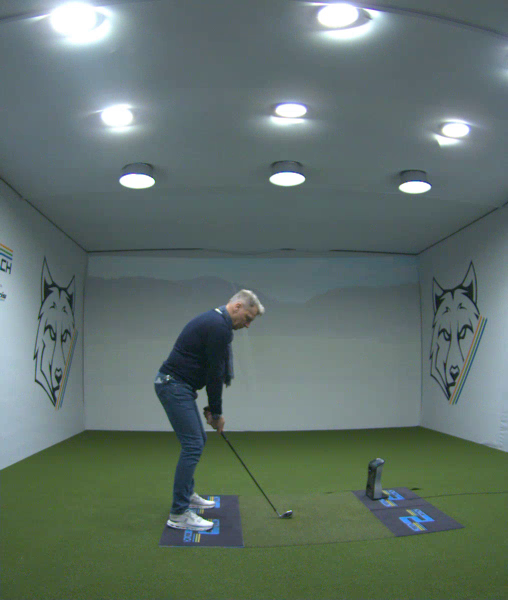
#> input picture frame 36 of Task_2/video/downtheline.mp4, 1016 x 1200 px, given in place of m2c-iOS-125-1765434410162.mp4, which was not available (shown at 1/2 size)
$ python optimised_detector.py
#> lines starting #> are read from the running program, lines starting #| are printed output that depends on the picture; after the words box and inside, x2 and y2 are one past the last pixel; in counts of white or black regions, pixels touching at a corner belong together; pictures that were not available may be replaced by others from this repository, and a replacement may not be noted
import cv2, numpy as np
import time

WHITE_THR = 170
SEARCH_R = 40
MOVE_THR = 6

def detect_ball(img):
    gray = cv2.cvtColor(img, cv2.COLOR_BGR2GRAY)
    gray = cv2.GaussianBlur(gray, (7, 7), 0)
    _, thresholded_img = cv2.threshold(gray, WHITE_THR, 255, cv2.THRESH_BINARY)

    cnts, _ = cv2.findContours(thresholded_img, cv2.RETR_EXTERNAL, cv2.CHAIN_APPROX_SIMPLE)
    best, best_score = None, -1

    for c in cnts:
        a = cv2.contourArea(c)
        if not (5 < a < 400):
            continue
        p = cv2.arcLength(c, True)
        if p == 0:
            continue
        circ = 4 * np.pi * a / (p * p)
        (x, y), r = cv2.minEnclosingCircle(c)
        if not (2 < r < 20):
            continue
        score = circ + 0.001 * gray[int(y), int(x)]
        if score > best_score:
            best_score = score
            best = (int(x), int(y))
    return best


cap = cv2.VideoCapture("Task_1/m2c-iOS-125-1765434410162.mp4")
w = int(cap.get(cv2.CAP_PROP_FRAME_WIDTH))
h = int(cap.get(cv2.CAP_PROP_FRAME_HEIGHT))

ret, frame = cap.read()
#> frame is the input picture: shape (1200, 1016, 3); mean B, G, R 105.5, 112.4, 96.1
roi = frame[h//2:, :]
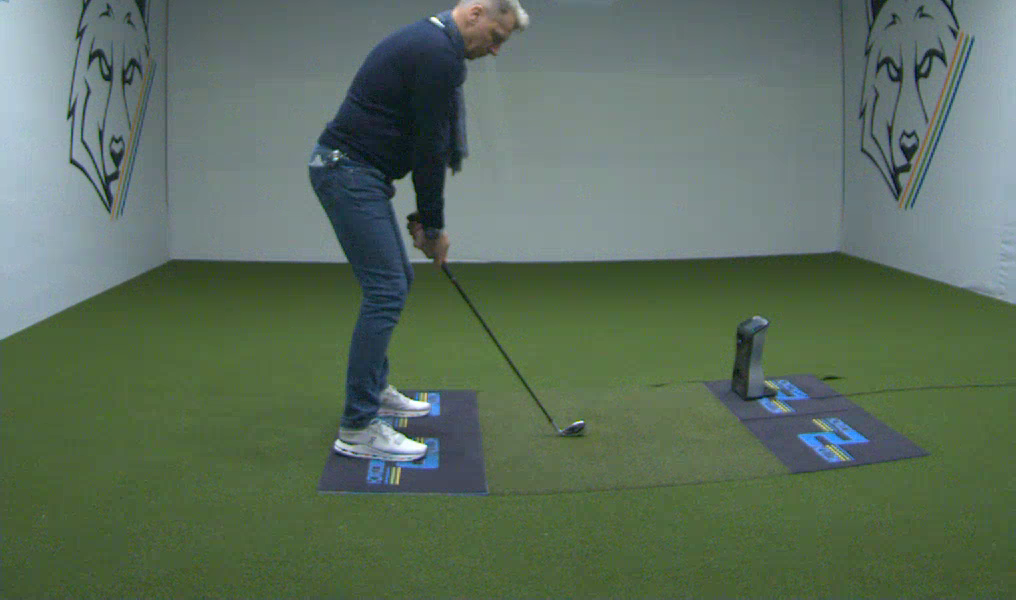
#> roi: shape (600, 1016, 3); mean B, G, R 92.5, 110.1, 92
p = detect_ball(roi)
#> in detect_ball, `gray = cv2.cvtColor(img, cv2.COLOR_BGR2GRAY)`:
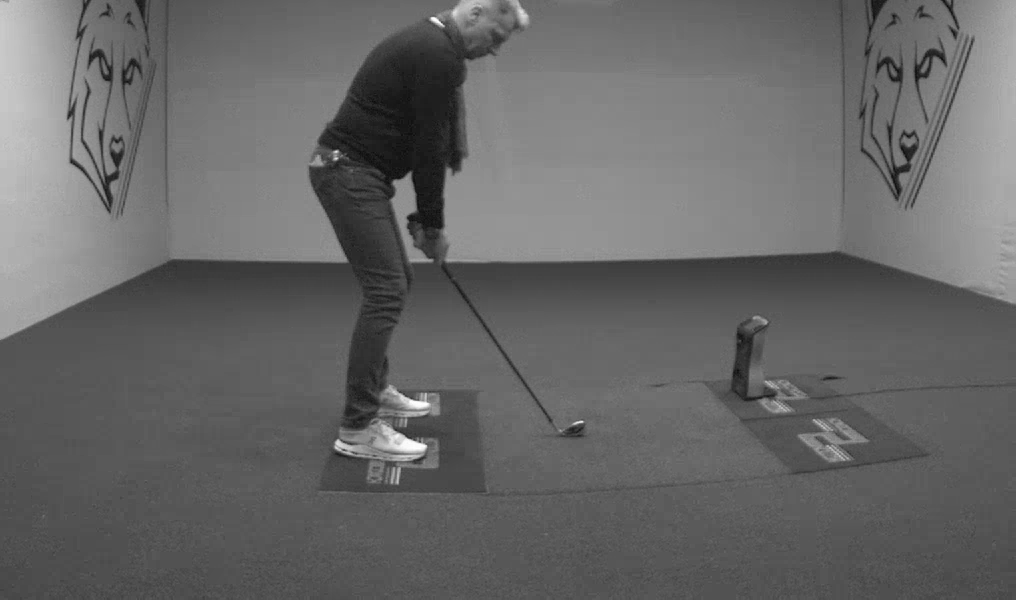
#> gray: shape (600, 1016); min 11, max 255, mean 102.6
#> in detect_ball, `_, thresholded_img = cv2.threshold(gray, WHITE_THR, 255, cv2.THRESH_BI..`:
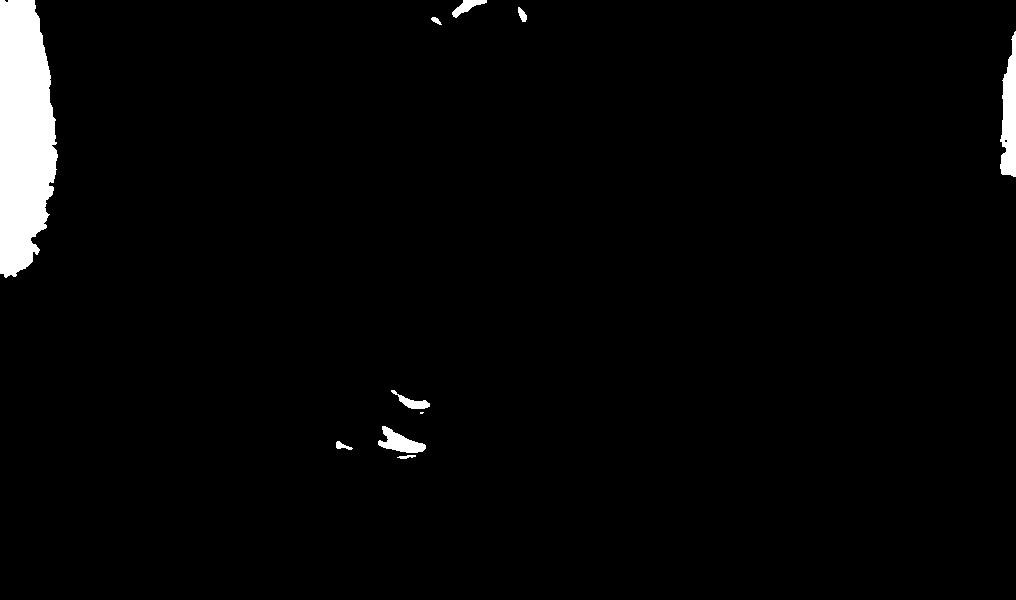
#> thresholded_img: shape (600, 1016); 2.6% white; 10 white regions (1 under 20 px)
#> in detect_ball, `cnts, _ = cv2.findContours(thresholded_img, cv2.RETR_EXTERNAL, cv2.CHA..`: cnts = 10 contours, 1 with area under 20; largest, box (x1, y1, x2, y2) and area: (0, 0, 58, 278) 12404, (1000, 31, 1016, 177) 1474, (378, 426, 426, 453) 585, (452, 0, 487, 18) 224, (391, 390, 430, 409) 220
#> the loop in detect_ball, `for c in cnts:` made 10 passes
#> (a, p, circ, x, y, r, score, best_score) on pass 8: (65, 36.97, 0.598, 521.5, 14, 7.83, 0.799, 0.799)
#> (a, p, circ, x, y, r, score, best_score) on passes 1, 2, 7: (27.5, 39.9, 0.217, 406, 456, 9.06, 0.396, 0.396), (56.5, 42.38, 0.395, 344, 445, 8.54, 0.58, 0.58), (33.5, 27.56, 0.554, 436, 21, 5.83, 0.771, 0.771)
#> after the loop in detect_ball, `for c in cnts:`: best_score = 0.799
#> p = (521, 14)

if p is None:
    raise RuntimeError("Ball not found")

p = (p[0], p[1] + h//2)
#> p = (521, 614)
initial = p
#> initial = (521, 614)
impact = None
i = 0

cap.set(cv2.CAP_PROP_POS_FRAMES, 0)

start_time = time.time()

while True:
    ret, frame = cap.read()
    if not ret:
        break

    x, y = p
#> x = 521; y = 614
    x1, y1 = max(0, x-SEARCH_R), max(h//2, y-SEARCH_R)
#> x1 = 481; y1 = 600
    x2, y2 = min(w, x+SEARCH_R), min(h, y+SEARCH_R)
#> x2 = 561; y2 = 654

    crop = frame[y1:y2, x1:x2]
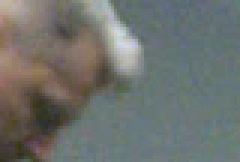
#> crop: shape (54, 80, 3) (shown 3 times larger); mean B, G, R 109.5, 113.6, 109.9
    c = detect_ball(crop)
#> in detect_ball (call 2), `gray = cv2.cvtColor(img, cv2.COLOR_BGR2GRAY)`:
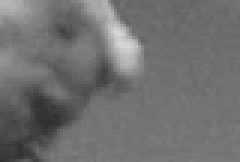
#> gray: shape (54, 80) (shown 3 times larger); min 45, max 217, mean 112
#> in detect_ball (call 2), `_, thresholded_img = cv2.threshold(gray, WHITE_THR, 255, cv2.THRESH_BI..`:
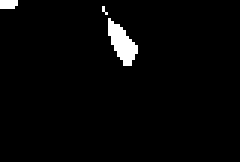
#> thresholded_img: shape (54, 80) (shown 3 times larger); 2.4% white; 3 white regions (2 under 20 px)
#> in detect_ball (call 2), `cnts, _ = cv2.findContours(thresholded_img, cv2.RETR_EXTERNAL, cv2.CHA..`: cnts = 3 contours, 2 with area under 20; largest, box (x1, y1, x2, y2) and area: (36, 6, 46, 22) 68
#> the loop in detect_ball (call 2), `for c in cnts:` made 3 passes
#> (a, p, circ, x, y, r, score, best_score) on passes 1, 3: (67.5, 39.21, 0.552, 39.5, 13.5, 8.28, 0.752, 0.752), (9.5, 13.41, 0.663, 2.5, 1, 2.69, 0.841, 0.841)
#> (c, a) on pass 2: ([[34, 2], [34, 3], [35, 4], [34, 3]], 0)
#> after the loop in detect_ball (call 2), `for c in cnts:`: best_score = 0.841
#> c = (2, 1)

    if c is not None:
        p = (c[0] + x1, c[1] + y1)
#> p = (483, 601)

    d = np.hypot(p[0] - initial[0], p[1] - initial[1])
#> d = 40.16

    if d > MOVE_THR and impact is None:
        impact = frame.copy()
        impact_time = time.time() - start_time
        print(f"Impact detected in frame {i} in {impact_time:.4f} seconds")

    i += 1

cap.release()

if impact is not None:
    cv2.imwrite("Task_1/output/impact_frame.png", impact)

$ run again, starting later in the video
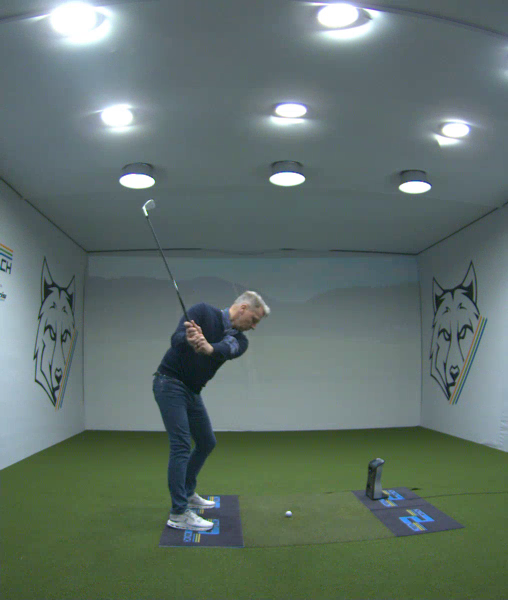
#> input picture frame 162 of Task_2/video/downtheline.mp4, 1016 x 1200 px, given in place of m2c-iOS-125-1765434410162.mp4, which was not available (shown at 1/2 size)
#> frame is the input picture: shape (1200, 1016, 3); mean B, G, R 105.5, 112.2, 96
#> in detect_ball, `_, thresholded_img = cv2.threshold(gray, WHITE_THR, 255, cv2.THRESH_BI..`:
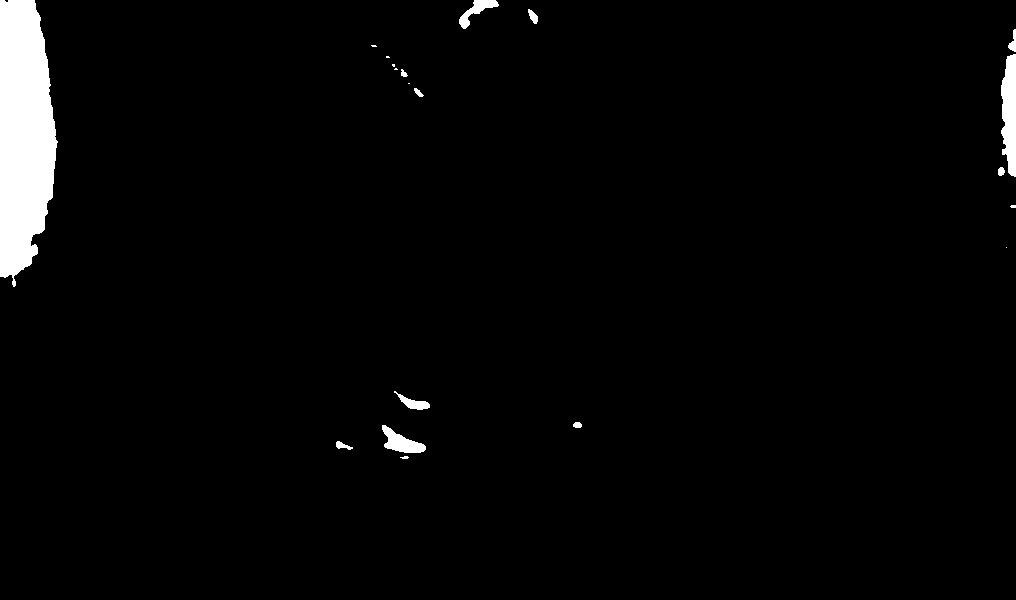
#> thresholded_img: shape (600, 1016); 2.6% white; 20 white regions (8 under 20 px)
#> cnts = 20 contours, 8 with area under 20; largest, box (x1, y1, x2, y2) and area: (0, 0, 58, 287) 12472, (1001, 54, 1016, 177) 1313, (382, 425, 426, 453) 554, (459, 0, 499, 29) 356, (394, 391, 430, 410) 216
#> the loop in detect_ball, `for c in cnts:` made 20 passes
#> (a, p, circ, x, y, r, score, best_score) on passes 1, 2, 4: (10, 17.66, 0.403, 404, 457, 4, 0.581, 0.581), (58.5, 42.38, 0.409, 344, 445, 8.54, 0.599, 0.599), (34, 22.49, 0.845, 577, 425, 4.12, 1.07, 1.07)
#> after the loop in detect_ball, `for c in cnts:`: best_score = 1.07
#> `p = detect_ball(roi)`: p = (577, 425)
#> `p = (p[0], p[1] + h//2)`: p = (577, 1025)
#> `x, y = p`: x = 577; y = 1025
#> x1 = 537; y1 = 985
#> x2 = 617; y2 = 1065
#> in detect_ball (call 2), `gray = cv2.cvtColor(img, cv2.COLOR_BGR2GRAY)`:
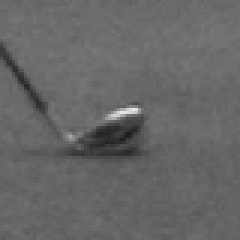
#> gray: shape (80, 80) (shown 3 times larger); min 28, max 234, mean 102.3
#> thresholded_img: shape (80, 80); every value is 0
#> cnts = []
#> after the loop in detect_ball (call 2), `for c in cnts:`: best_score = -1
#> d = 0

$ run again, starting later in the video
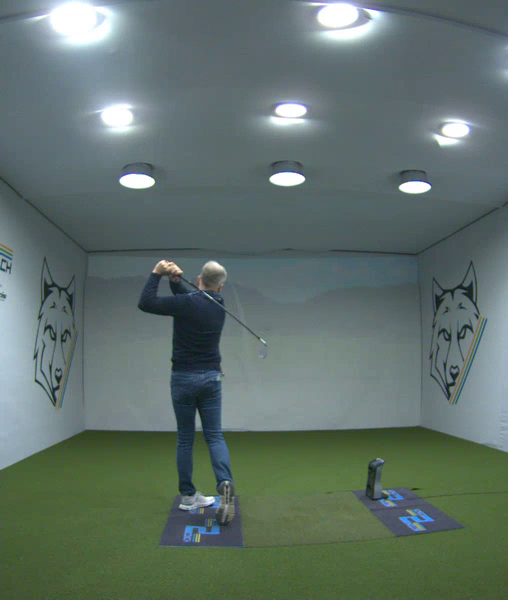
#> input picture frame 288 of Task_2/video/downtheline.mp4, 1016 x 1200 px, given in place of m2c-iOS-125-1765434410162.mp4, which was not available (shown at 1/2 size)
#> frame is the input picture: shape (1200, 1016, 3); mean B, G, R 105.4, 112.1, 95.9
#> in detect_ball, `_, thresholded_img = cv2.threshold(gray, WHITE_THR, 255, cv2.THRESH_BI..`:
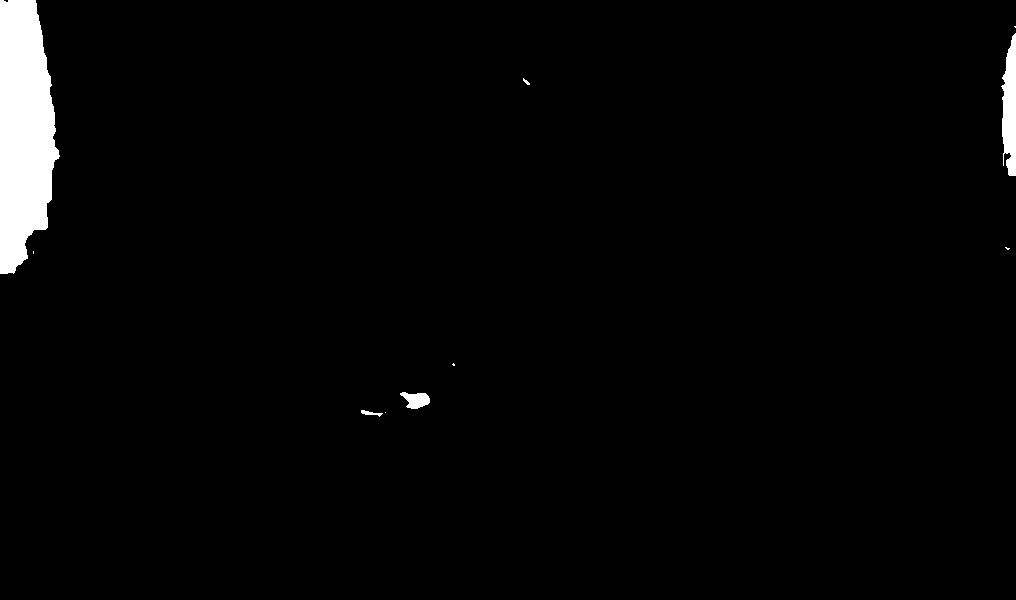
#> thresholded_img: shape (600, 1016); 2.4% white; 10 white regions (5 under 20 px)
#> cnts = 10 contours, 6 with area under 20; largest, box (x1, y1, x2, y2) and area: (0, 0, 60, 274) 12066, (1001, 33, 1016, 176) 1385, (400, 392, 430, 409) 300, (361, 410, 383, 417) 43
#> the loop in detect_ball, `for c in cnts:` made 10 passes
#> (a, p, circ, x, y, r, score, best_score) on passes 2 to 3: (43, 48.14, 0.233, 371.5, 411.5, 10.61, 0.389, 0.389), (299.5, 82.18, 0.557, 414.5, 397.5, 15.18, 0.799, 0.799)
#> after the loop in detect_ball, `for c in cnts:`: best_score = 0.799
#> `p = detect_ball(roi)`: p = (414, 397)
#> `p = (p[0], p[1] + h//2)`: p = (414, 997)
#> `x, y = p`: x = 414; y = 997
#> x1 = 374; y1 = 957
#> x2 = 454; y2 = 1037
#> in detect_ball (call 2), `_, thresholded_img = cv2.threshold(gray, WHITE_THR, 255, cv2.THRESH_BI..`:
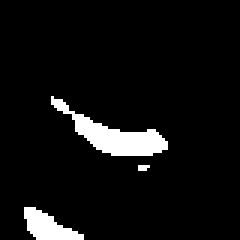
#> thresholded_img: shape (80, 80) (shown 3 times larger); 6.2% white; 3 white regions (1 under 20 px)
#> cnts = 3 contours, 1 with area under 20; largest, box (x1, y1, x2, y2) and area: (17, 32, 56, 52) 222, (8, 69, 28, 80) 99
#> the loop in detect_ball (call 2), `for c in cnts:` made 3 passes
#> (a, p, circ, x, y, r, score, best_score) on pass 1: (99, 50.97, 0.479, 17.5, 74, 10.74, 0.673, 0.673)
#> after the loop in detect_ball (call 2), `for c in cnts:`: best_score = 0.673
#> `c = detect_ball(crop)`: c = (17, 74)
#> `p = (c[0] + x1, c[1] + y1)`: p = (391, 1031)
#> d = 41.05
